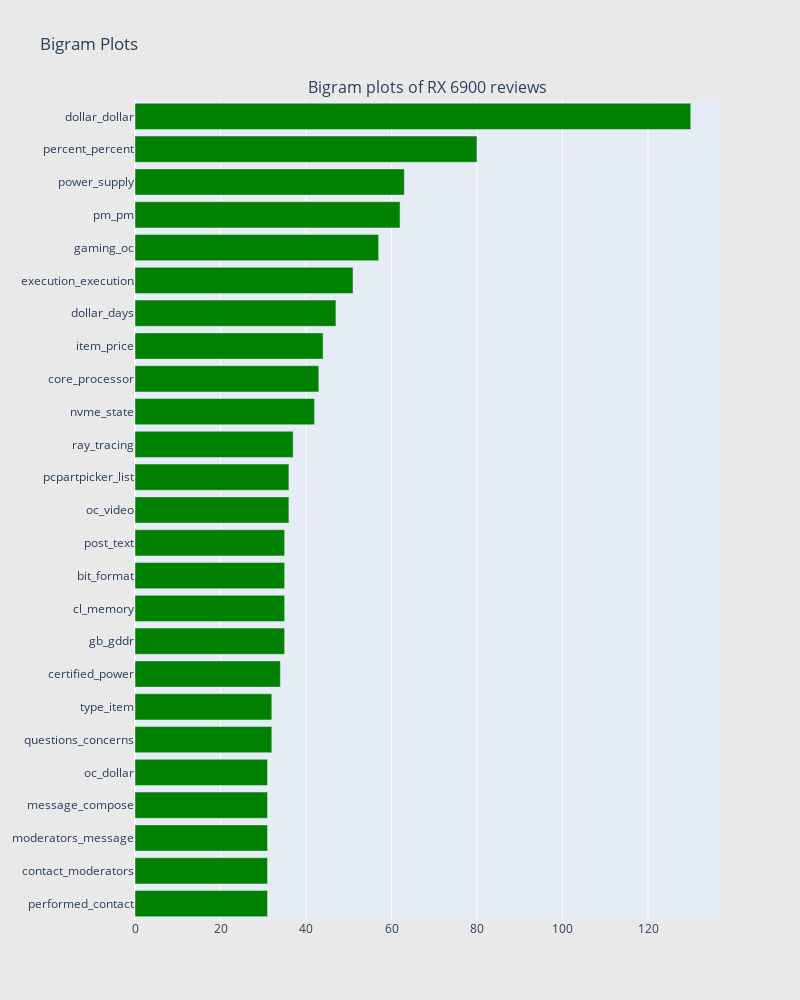

Notebook source saved alongside this figure:
### Code cell
# Creating two subplots
fig = make_subplots(rows=1, cols=1, vertical_spacing=0.04,horizontal_spacing=0.25,
                          subplot_titles=["Bigram plots of RX 6900 reviews"])
fig.append_trace(trace0, 1, 1)


fig['layout'].update(height=1000, width=800, paper_bgcolor='rgb(233,233,233)', title="Bigram Plots")
iplot(fig, filename='word-plots')

### Figure 1 — Plotly figure (JSON) as saved in the notebook; plotly's stock layout.template omitted (floating-point values rounded to 4 significant figures)
{"data": [{"marker": {"color": "green"}, "orientation": "h", "showlegend": false, "type": "bar", "x": [31, 31, 31, 31, 31, 32, 32, 34, 35, 35, 35, 35, 36, 36, 37, 42, 43, 44, 47, 51, 57, 62, 63, 80, 130], "xaxis": "x", "y": ["performed_contact", "contact_moderators", "moderators_message", "message_compose", "oc_dollar", "questions_concerns", "type_item", "certified_power", "gb_gddr", "cl_memory", "bit_format", "post_text", "oc_video", "pcpartpicker_list", "ray_tracing", "nvme_state", "core_processor", "item_price", "dollar_days", "execution_execution", "gaming_oc", "pm_pm", "power_supply", "percent_percent", "dollar_dollar"], "yaxis": "y"}], "layout": {"annotations": [{"font": {"size": 16}, "showarrow": false, "text": "Bigram plots of RX 6900 reviews", "x": 0.5, "xanchor": "center", "xref": "paper", "y": 1, "yanchor": "bottom", "yref": "paper"}], "height": 1000, "paper_bgcolor": "rgb(233,233,233)", "title": {"text": "Bigram Plots"}, "width": 800, "xaxis": {"anchor": "y", "autorange": true, "domain": [0, 1], "range": [0, 136.8], "type": "linear"}, "yaxis": {"anchor": "x", "autorange": true, "domain": [0, 1], "range": [-0.5, 24.5], "type": "category"}}}
